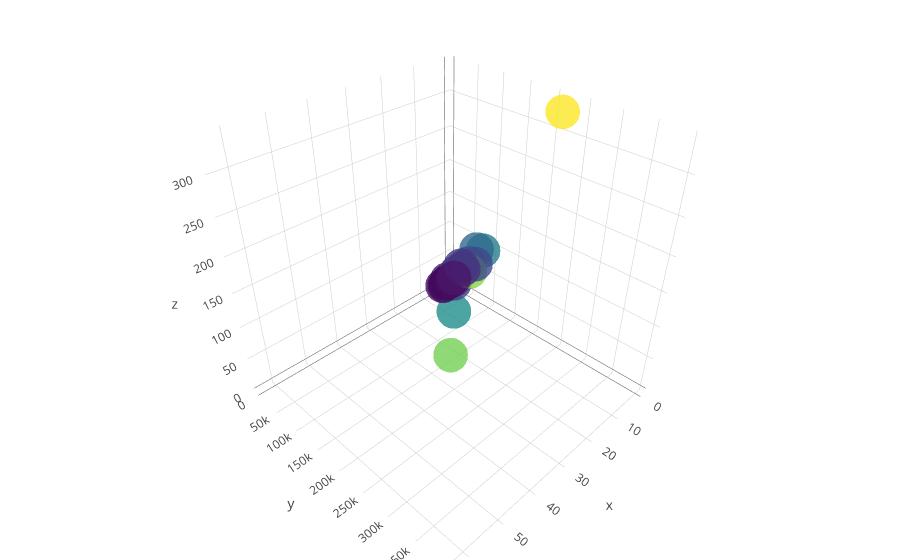

The notebook cell saved with this chart:
### Code cell
plotly.tools.set_credentials_file(username='DemoAccount', api_key='lr1c37zw81')

x = df_bar_pubg['solo_Wins']
y = df_bar_pubg['solo_TimeSurvived']
z = df_bar_pubg['solo_RoundsPlayed']

trace1 = go.Scatter3d(
    x=x,
    y=y,
    z=z,
    mode='markers',
    marker=dict(
    size=12,
    color=z,
    colorscale='Viridis',
    opacity=0.8))

data = [trace1]
layout = go.Layout(
    margin=dict(
    l=0,
    r=0,
    b=0,
    t=0)
)

fig = go.Figure(data=data, layout=layout)
py.iplot(fig, filename='3d-pubg-plot')

### Figure 1 — Plotly figure (JSON) as saved in the notebook; plotly's stock layout.template omitted (floating-point values rounded to 4 significant figures)
{"data": [{"marker": {"color": [17, 33, 5, 8, 6, 16, 142, 19, 44, 8, 116, 335, 87, 72, 23, 3, 165, 65, 16, 45, 55, 45, 9, 14, 277, 265, 77, 52, 56, 22], "colorscale": "Viridis", "opacity": 0.8, "size": 12}, "mode": "markers", "type": "scatter3d", "uid": "c7b45ca2-d7bd-11e8-8aa5-7e00c489cd01", "x": [3, 6, 0, 4, 2, 5, 12, 5, 6, 2, 7, 4, 9, 4, 3, 1, 38, 12, 6, 2, 7, 4, 3, 2, 48, 63, 4, 3, 3, 2], "y": [18470.0, 33010.0, 4330.0, 13420.0, 9841.0, 22000.0, 148100.0, 26090.0, 49280.0, 10280.0, 106300.0, 233000.0, 91380.0, 71910.0, 31000.0, 3638.0, 246800.0, 87210.0, 20930.0, 45920.0, 62760.0, 43120.0, 11730.0, 18490.0, 331200.0, 397000.0, 87510.0, 53550.0, 47970.0, 25090.0], "z": [17, 33, 5, 8, 6, 16, 142, 19, 44, 8, 116, 335, 87, 72, 23, 3, 165, 65, 16, 45, 55, 45, 9, 14, 277, 265, 77, 52, 56, 22]}], "layout": {"margin": {"b": 0, "l": 0, "r": 0, "t": 0}}}
